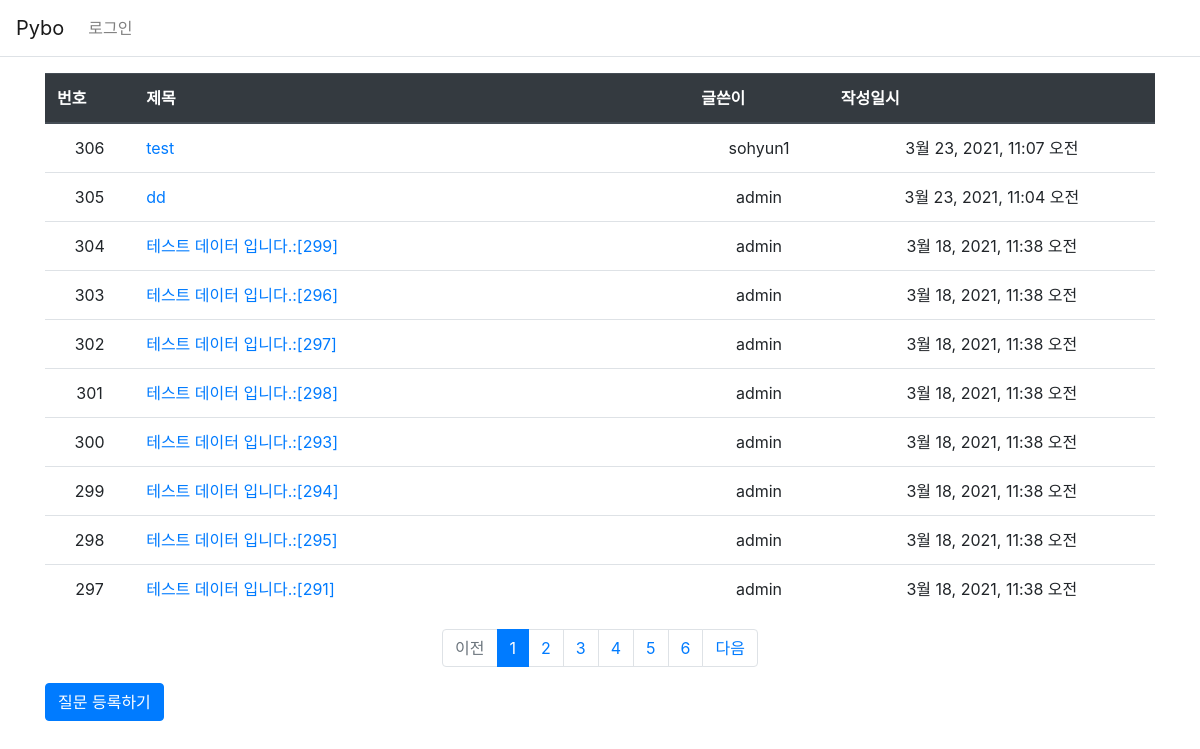
Screenshot of /pybo/ with the database file from the repository.
### pybo/models.py (models this page shows, shortened)
class Question(models.Model):
    author = models.ForeignKey(User, on_delete=models.CASCADE)
    subject = models.CharField(max_length=200)
    content = models.TextField()
    create_date = models.DateTimeField()

### pybo/views.py (the view)
# urls.py: path('', views.index, name='index'),        # / 페이지에 해당하는 urlpatterns
def index(request):
    page = request.GET.get('page', '1')     # 페이지
    question_list = Question.objects.order_by('-create_date')
    paginator = Paginator(question_list, 10)    # 페이지당 10개씩 보여주기
    page_obj = paginator.get_page(page)
    context = {'question_list': page_obj}
    return render(request, 'pybo/question_list.html', context)

### pybo/templatetags/pybo_filter.py (called while the page is built)
@register.filter
def sub(value, arg):
	return value - arg

### templates/pybo/question_list.html (shortened to what this page needs)
{% extends 'base.html' %}
{% load pybo_filter %}
{% block content %}
<div class="container my-3">
    <table class="table">
        <thead>
        <tr class="thead-dark">
            <th>번호</th>
            <th style="width:50%">제목</th>
            <th>글쓴이</th>
            <th>작성일시</th>
        </tr>
        </thead>
        <tbody>
        {% if question_list %}
        {% for question in question_list %}
        <tr class="text-center">
            <td>{{ question_list.paginator.count|sub:question_list.start_index|sub:forloop.counter0|add:1 }}</td>
            <td class="text-left">
                <a href="{% url 'pybo:detail' question.id %}">{{ question.subject }}</a>
            </td>
            <td>{{ question.author.username }}</td>
            <td>{{ question.create_date }}</td>
        </tr>
        {% endfor %}
        {% else %}
        <tr>
            <td colspan="3">질문이 없습니다.</td>
        </tr>
        {% endif %}
        </tbody>
    </table>
    <ul class="pagination justify-content-center">
        {% if question_list.has_previous %}
        <li class="page-item">
            <a class="page-link"
                href="?page={{ question_list.previous_page_number }}">
                이전
            </a>
        </li>
        {% else %}
        <li class="page-item disabled">
            <a class="page-link" tabindex="-1" aria-disabld="true" href="#">
                이전
            </a>
        </li>
        {% endif %}
        {% for page_number in question_list.paginator.page_range %}
        {% if page_number >= question_list.number|add:-5 and page_number <= question_list.number|add:5 %}
            {% if page_number == question_list.number %}
            <li class="page-item active" aria-current="page">
                <a class="page-link" href="?page={{ page_number }}">
                    {{ page_number }}
                </a>
            </li>
            {% else %}
            <li class="page-item">
                <a class="page-link" href="?page={{ page_number }}">
                    {{ page_number }}
                </a>
            </li>
            {% endif %}
        {% endif %}
        {% endfor %}
        {% if question_list.has_next %}
        <li class="page-item">
            <a class="page-link"
                href="?page={{ question_list.next_page_number }}">
                다음
            </a>
        </li>
        {% else %}
        <li class="page-item disabled">
            <a class="page-link" tabindex="-1" aria-disabled="true" href="#">
                다음
            </a>
        </li>
        {% endif %}
    </ul>
    <a href="{% url 'pybo:question_create' %}" class="btn btn-primary">
        질문 등록하기
    </a>
</div>
{% endblock %}

### templates/base.html (shortened to what this page needs)
{% load static %}
<!doctype html>
<html lang="ko">
    <head>
        <link rel="stylesheet" type="text/css" href="{% static 'bootstrap.min.css' %}">
        <link rel="stylesheet" type="text/css" href="{% static 'style.css' %}">
    </head>
    <body>
        {% include "navbar.html" %}
        {% block content %}
        {% endblock %}
    </body>
</html>

### templates/navbar.html (shortened to what this page needs)
<nav class="navbar navbar-expand-lg navbar-light bh-light border-bottom">
    <a class="navbar-brand" href="{% url 'pybo:index' %}">Pybo</a>
            <div class="collapse navbar-collapse flex-grow-0" id="navbarNav">
                <ul class="navbar-nav">
                    <li class="nav-item">
                        {% if user.is_authenticated %}
                        <a class="nav-link" href="{% url 'common:logout' %}">
                            {{ user.username }} (로그아웃)
                        </a>
                        {% else %}
                        <a class="nav-link" href="{% url 'common:login' %}">로그인</a>
                        {% endif %}
                    </li>
                </ul>
            </div>
</nav>

### rows the page displays
Question: paginator.count|sub "306", subject "test", author.username "sohyun1", create_date "3월 23, 2021, 11:07 오전"
Question: paginator.count|sub "305", subject "dd", author.username "admin", create_date "3월 23, 2021, 11:04 오전"
Question: paginator.count|sub "304", subject "테스트 데이터 입니다.:[299]", author.username "admin", create_date "3월 18, 2021, 11:38 오전"
Question: paginator.count|sub "303", subject "테스트 데이터 입니다.:[296]", author.username "admin", create_date "3월 18, 2021, 11:38 오전"
Question: paginator.count|sub "302", subject "테스트 데이터 입니다.:[297]", author.username "admin", create_date "3월 18, 2021, 11:38 오전"
Question: paginator.count|sub "301", subject "테스트 데이터 입니다.:[298]", author.username "admin", create_date "3월 18, 2021, 11:38 오전"
Question: paginator.count|sub "300", subject "테스트 데이터 입니다.:[293]", author.username "admin", create_date "3월 18, 2021, 11:38 오전"
Question: paginator.count|sub "299", subject "테스트 데이터 입니다.:[294]", author.username "admin", create_date "3월 18, 2021, 11:38 오전"
Question: paginator.count|sub "298", subject "테스트 데이터 입니다.:[295]", author.username "admin", create_date "3월 18, 2021, 11:38 오전"
Question: paginator.count|sub "297", subject "테스트 데이터 입니다.:[291]", author.username "admin", create_date "3월 18, 2021, 11:38 오전"

### other values shown
{{ page_number }} "1"
{{ page_number }} "2" "3" "4" "5" "6"
